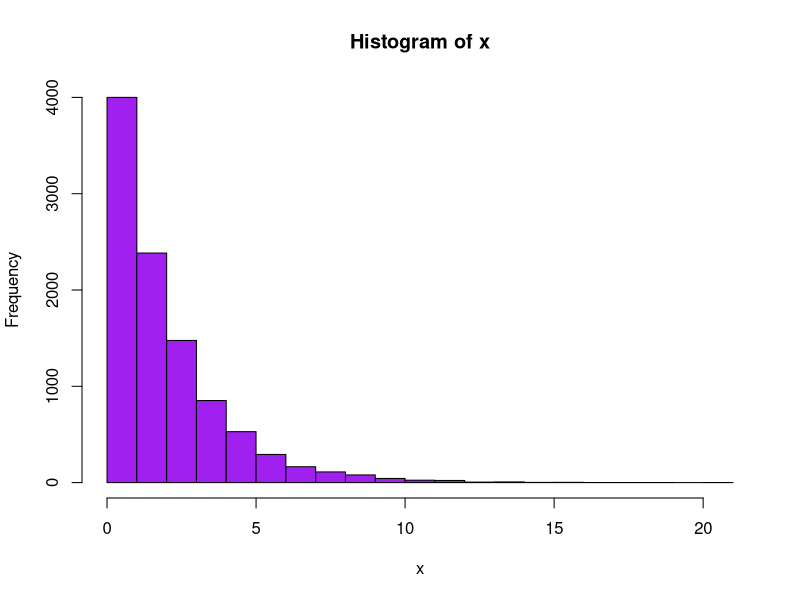

This figure's R source:
## ---- chunk 1
ans <- 2 + 7
ans
## ---- chunk 2
set.seed(123)
x <- rchisq(10000, 2)
hist(x, col = "purple")
